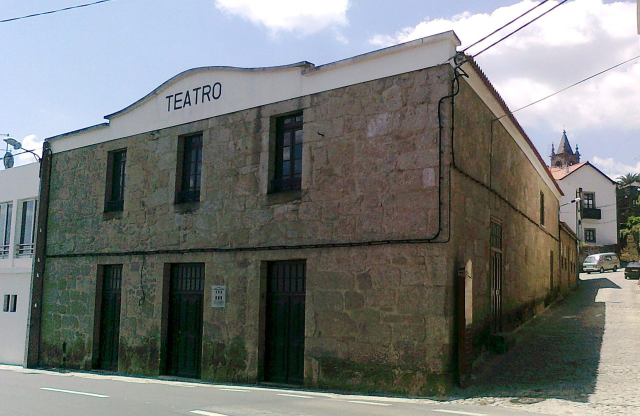
#> input picture src/caminhos/alpedrinha-teatro.jpg, 1280 x 832 px (shown at 1/2 size)
$ python trace.py
#> lines starting #> are read from the running program, lines starting #| are printed output that depends on the picture; after the words box and inside, x2 and y2 are one past the last pixel; in counts of white or black regions, pixels touching at a corner belong together
import cv2, numpy as np
img=cv2.imread('../src/caminhos/alpedrinha-teatro.jpg'); h,w=img.shape[:2]
#> further down, img is the input picture: shape (832, 1280, 3); mean B, G, R 118.5, 120.8, 118
#> after `h, w = img.shape[:2]`: h = 832; w = 1280
# crop 4:3 around building
cw=int(h*4/3); x0=30; img=img[:,x0:x0+cw]; h,w=img.shape[:2]
#> after `cw = int(h * 4 / 3)`: cw = 1109
#> after `img = img[:, x0:x0 + cw]`:
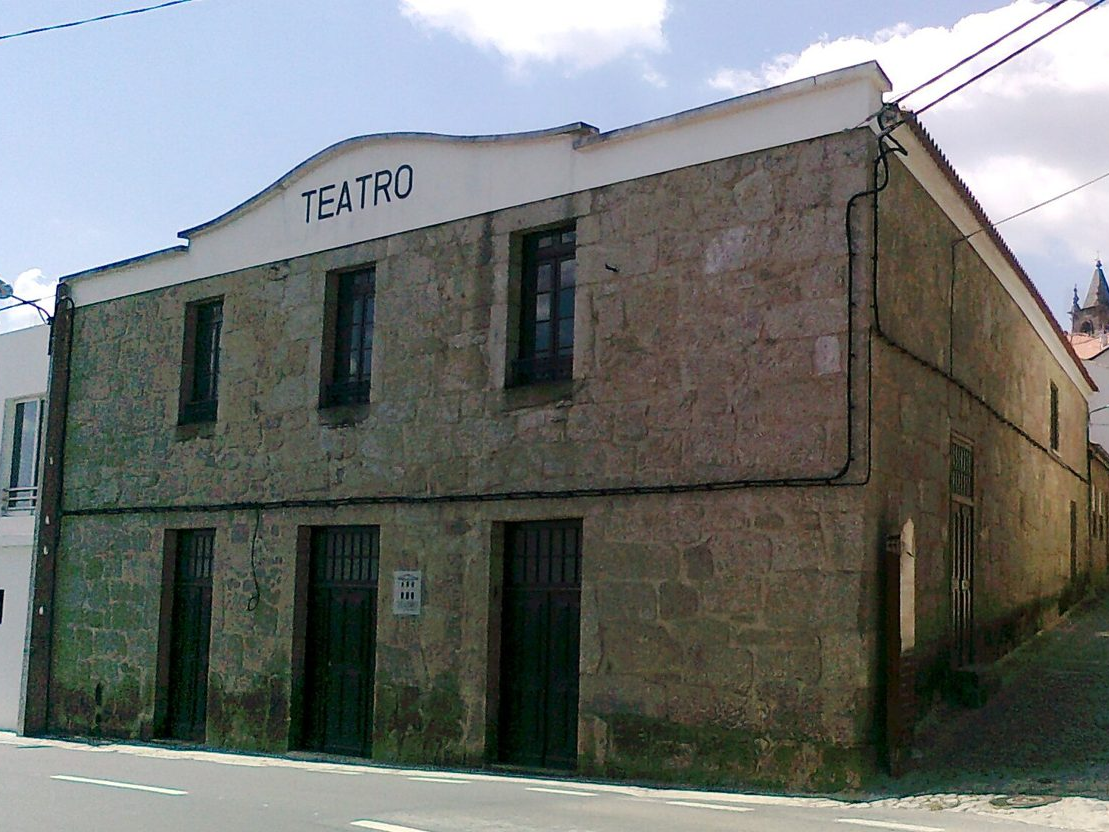
#> img: shape (832, 1109, 3); mean B, G, R 110.4, 113.1, 110
#> after `h, w = img.shape[:2]`: w = 1109
img=cv2.resize(img,(1600,1200),interpolation=cv2.INTER_CUBIC); H,W=img.shape[:2]; sx=W/w
#> after `H, W = img.shape[:2]`: H = 1200; W = 1600
#> after `sx = W / w`: sx = 1.44
poly=np.array([(0,0),(1280,0),(1280,372),(1232,342),(1175,322),(1150,330),(1137,300),(1130,262),(1122,300),(1108,326),(1098,345),(1070,300),(940,115),(920,62),(620,125),(520,135),(400,132),(330,148),(210,235),(95,280),(80,290),(0,325)],float)
poly[:,0]-=x0; poly=(poly*sx).astype(np.int32)
sky=np.zeros((H,W),np.uint8); cv2.fillPoly(sky,[poly],255)
#> after `cv2.fillPoly(sky, [poly], 255)`:
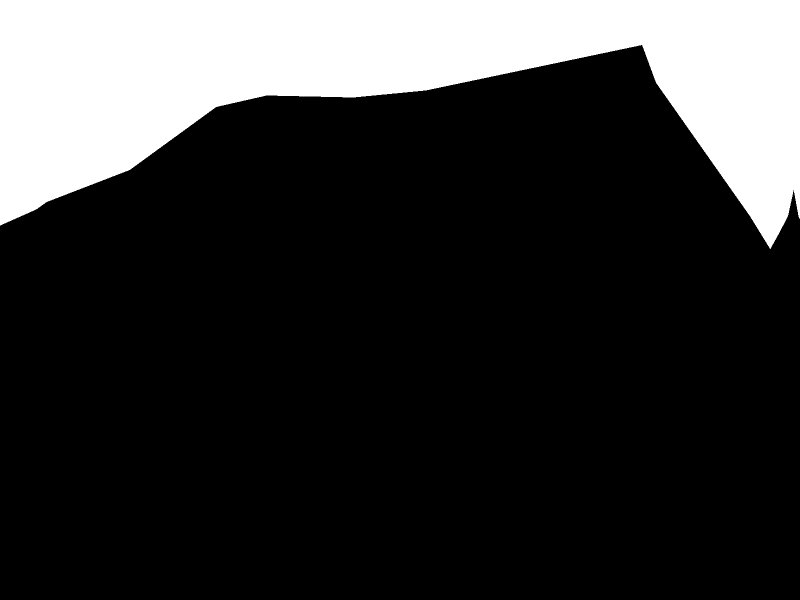
#> sky: shape (1200, 1600) (shown at 1/2 size); 20.6% white; 1 white region, box (x1, y1, x2, y2) and area: (0, 0, 1600, 498) 394596
sky=cv2.GaussianBlur(sky,(0,0),1.2)
g=cv2.cvtColor(img,cv2.COLOR_BGR2GRAY)
g=cv2.bilateralFilter(g,9,40,9); g=cv2.bilateralFilter(g,9,40,9)
g=cv2.GaussianBlur(g,(0,0),3.5)
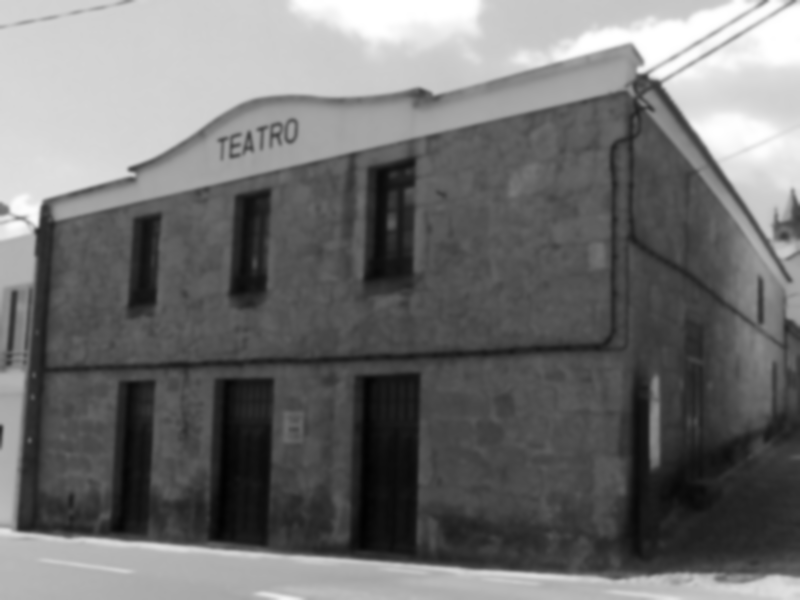
#> g: shape (1200, 1600) (shown at 1/2 size); min 2, max 255, mean 111.9
m=sky<128
lo,hi=np.percentile(g[m],[3,99]); g=np.clip((g.astype(float)-lo)/(hi-lo)*255,0,255).astype(np.uint8)
#> after `lo, hi = np.percentile(g[m], [3, 99])`: lo = 15; hi = 203
#> after `g = np.clip((g.astype(float) - lo) / (hi - lo) * 255, 0, 255).astype(n`:
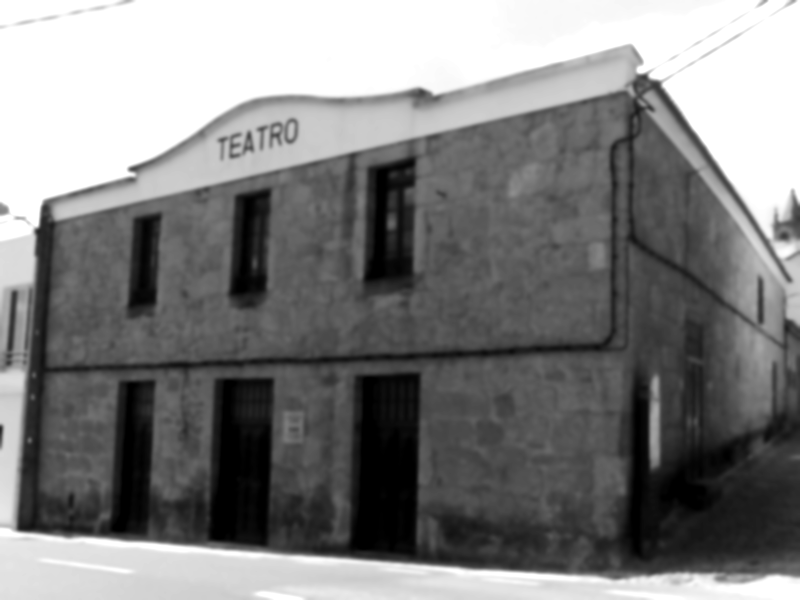
#> g: shape (1200, 1600) (shown at 1/2 size); min 0, max 255, mean 126.9
# duotone ramp
ramp=np.array([(0x14,0x16,0x14),(0x1D,0x21,0x1C),(0x2C,0x33,0x28),(0x42,0x50,0x38),(0x5E,0x77,0x4A),(0x8F,0xB5,0x73),(0xC9,0xDB,0xB8),(0xEC,0xEE,0xE6)],float)[:,::-1]
q=np.clip((g.astype(float)/255*len(ramp)).astype(int),0,len(ramp)-1)
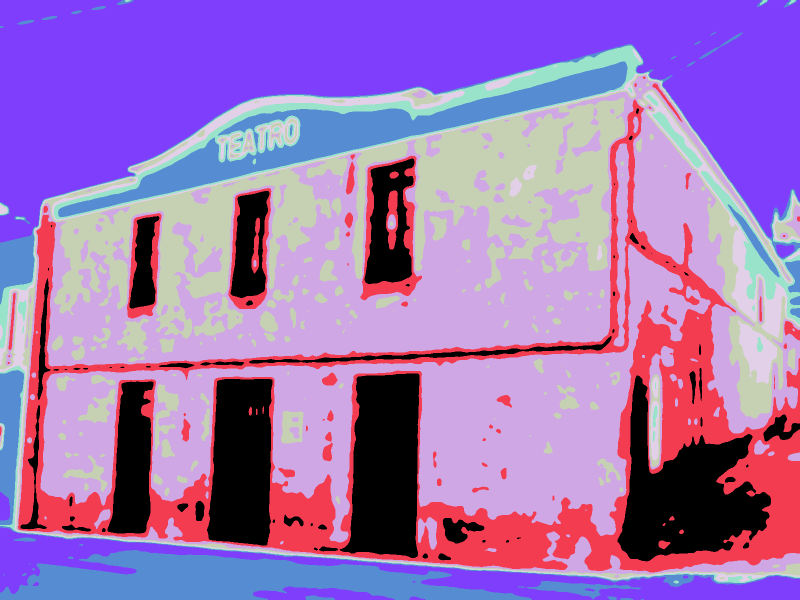
#> q: shape (1200, 1600) int64 (shown at 1/2 size); 8 distinct labels, from 0 to 7; one colour per label, 0 black
# bias darker
q=np.clip(((g.astype(float)/255)**1.0*len(ramp)).astype(int),0,len(ramp)-1)
out=ramp[q].astype(np.uint8)
# structural edges
e=cv2.Canny(cv2.GaussianBlur(cv2.cvtColor(img,cv2.COLOR_BGR2GRAY),(0,0),3.2),22,55)
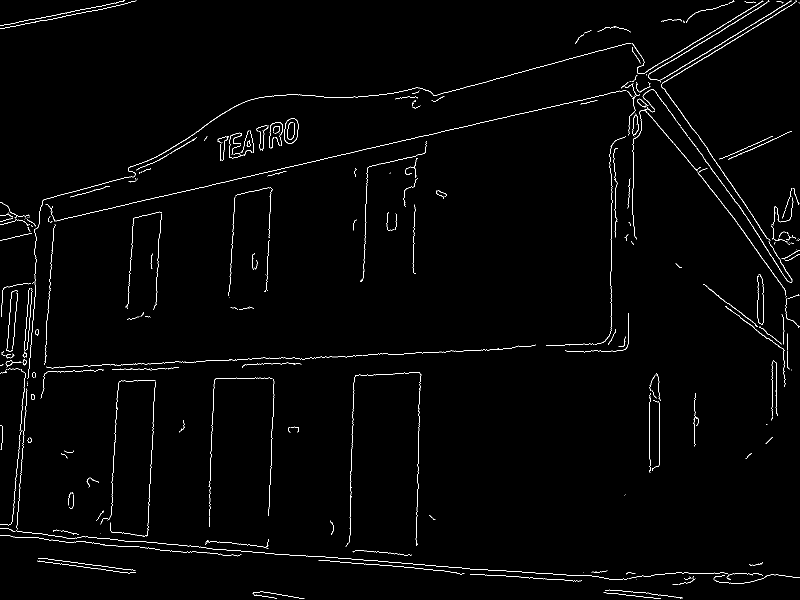
#> e: shape (1200, 1600) (shown at 1/2 size); 1.4% white in thin lines or dots
out[e>0]=(out[e>0]*0.2+np.array([0xC9,0xDB,0xB8])[::-1]*0.8).astype(np.uint8)
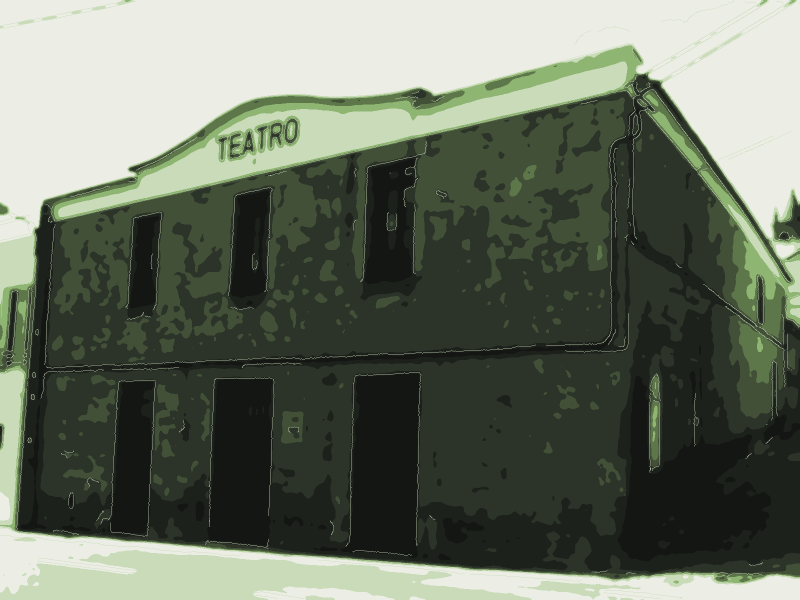
#> out: shape (1200, 1600, 3) (shown at 1/2 size); mean of channels 0, 1, 2 98.3, 112.8, 104.8; drawn as B, G, R
a=(255-sky)
rgba=np.dstack([out,a]); cv2.imwrite('base.png',rgba)
print(W,H)
#| 1600 1200

$ run again, with src/caminhos/alcongosta-antenas.jpg copied over src/caminhos/alpedrinha-teatro.jpg
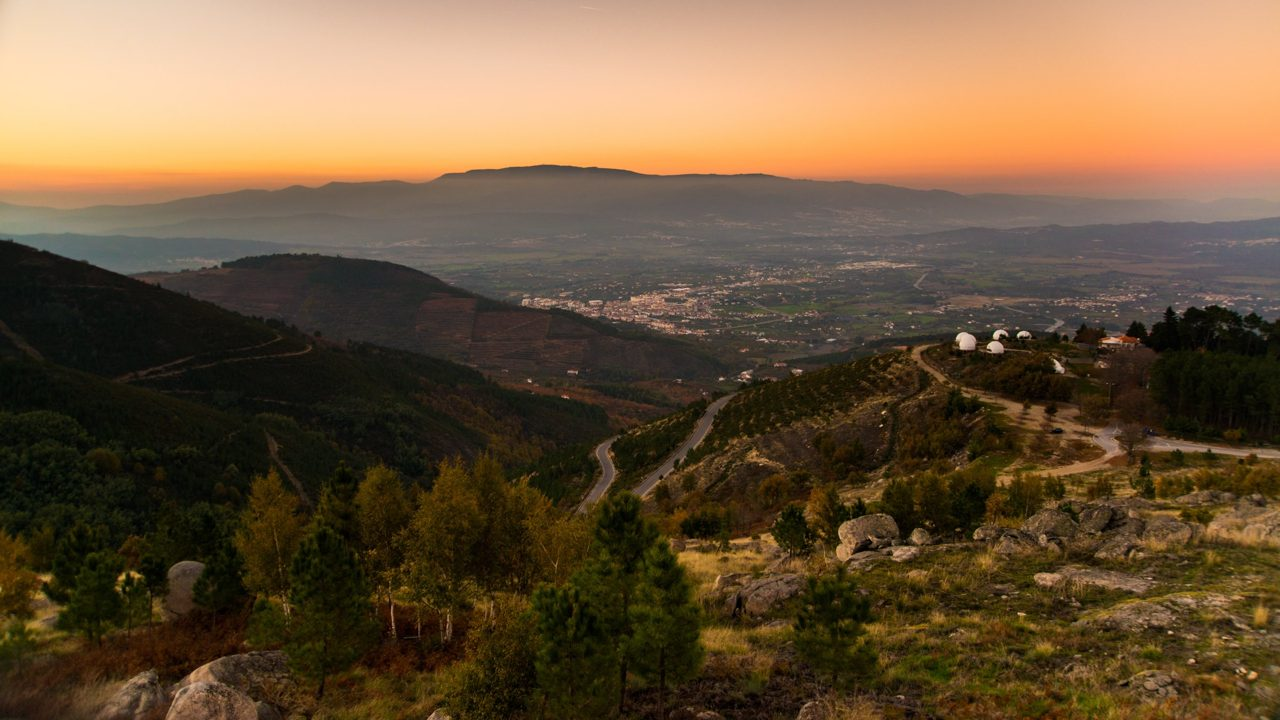
#> input picture src/caminhos/alcongosta-antenas.jpg, 1280 x 720 px
#> img is the input picture: shape (720, 1280, 3); mean B, G, R 60.2, 86.5, 108.8
#> `cv2.fillPoly(sky, [poly], 255)`:
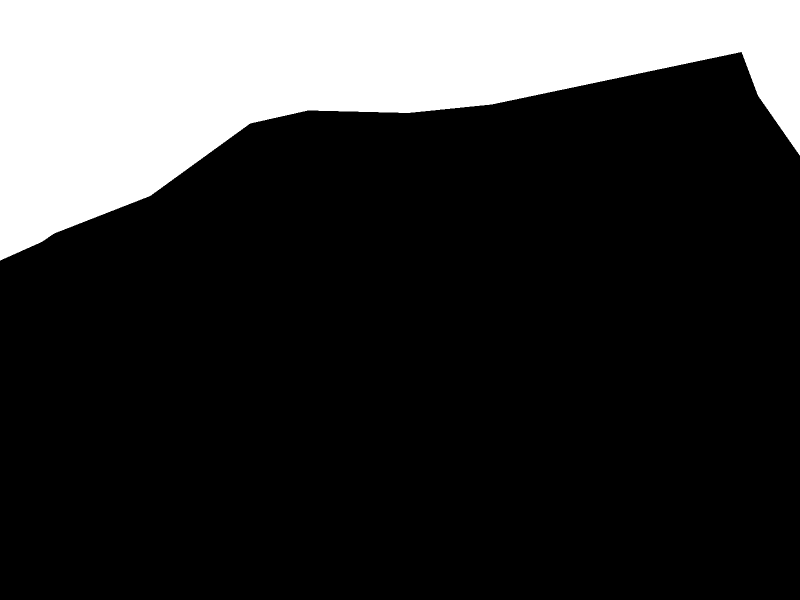
#> sky: shape (1200, 1600) (shown at 1/2 size); 21.5% white; 1 white region, box (x1, y1, x2, y2) and area: (0, 0, 1600, 521) 412606
#> lo = 14; hi = 208
#> q: shape (1200, 1600) int64; 8 distinct labels, from 0 to 7
#> e: shape (1200, 1600); 0.61% white in thin lines or dots, all inside (x1, y1, x2, y2) = (0, 273, 1600, 1200)
#> `out[e>0]=(out[e>0]*0.2+np.array([0xC9,0xDB,0xB8])[::-1]*0.8).astype(np..`:
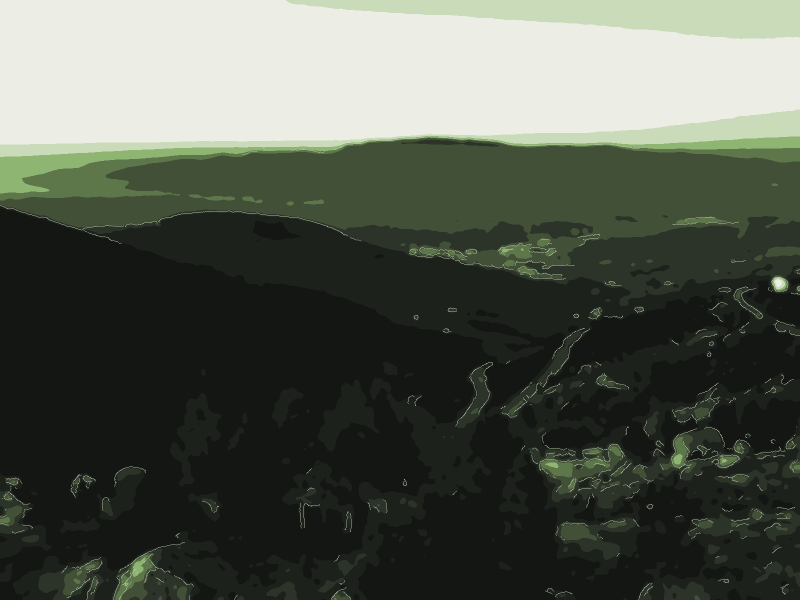
#> out: shape (1200, 1600, 3) (shown at 1/2 size); mean of channels 0, 1, 2 78.9, 89, 83.3; drawn as B, G, R
#| 1600 1200

$ run again, with src/caminhos/alcongosta-floresta.jpg copied over src/caminhos/alpedrinha-teatro.jpg
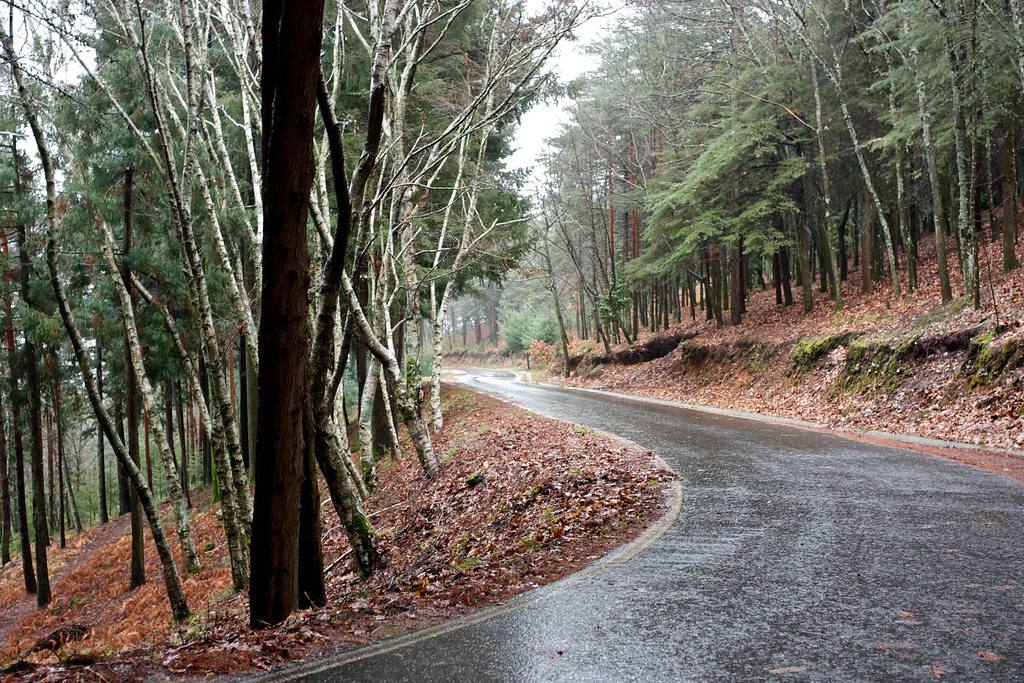
#> input picture src/caminhos/alcongosta-floresta.jpg, 1024 x 683 px
#> img is the input picture: shape (683, 1024, 3); mean B, G, R 93.3, 102.9, 108.2
#> `cv2.fillPoly(sky, [poly], 255)`:
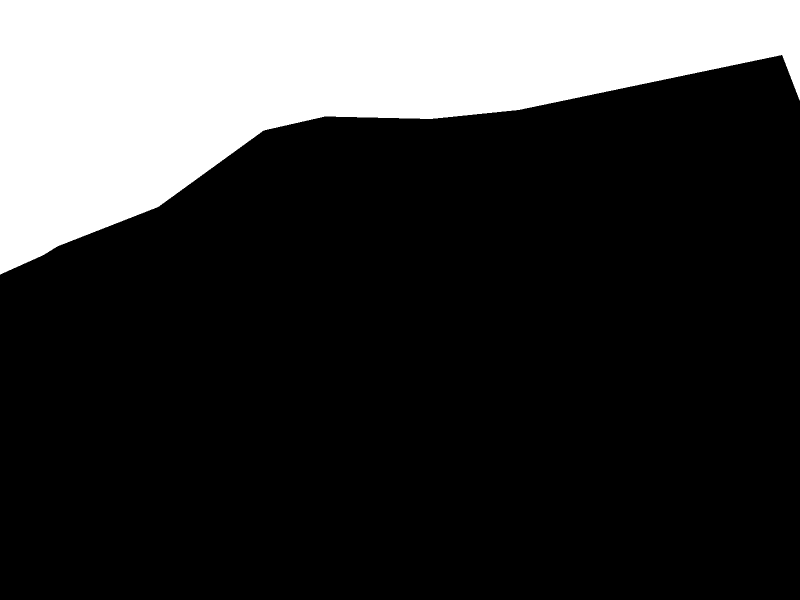
#> sky: shape (1200, 1600) (shown at 1/2 size); 22.7% white; 1 white region, box (x1, y1, x2, y2) and area: (0, 0, 1600, 549) 435604
#> lo = 12; hi = 203
#> q: shape (1200, 1600) int64; 8 distinct labels, from 0 to 7
#> e: shape (1200, 1600); 6% white in thin lines or dots
#> `out[e>0]=(out[e>0]*0.2+np.array([0xC9,0xDB,0xB8])[::-1]*0.8).astype(np..`:
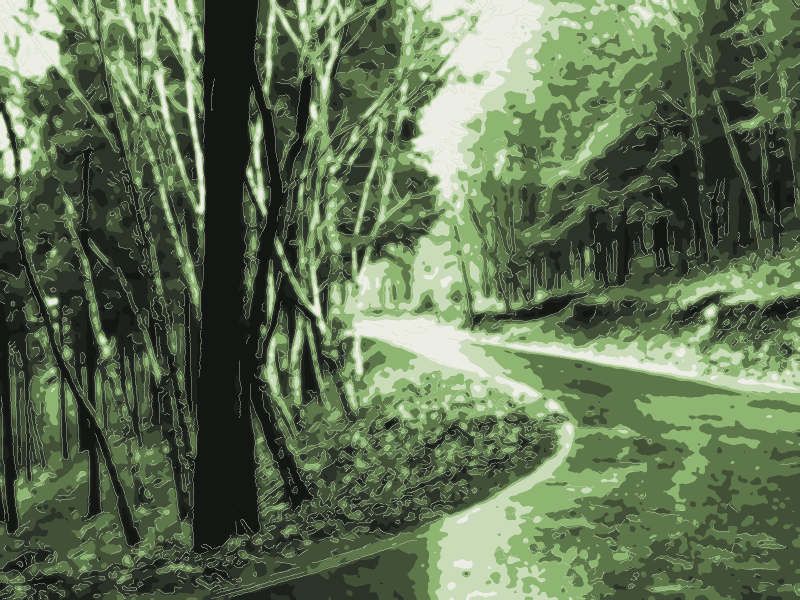
#> out: shape (1200, 1600, 3) (shown at 1/2 size); mean of channels 0, 1, 2 83.7, 113.2, 96.5; drawn as B, G, R
#| 1600 1200

$ run again, with src/caminhos/alpedrinha-calcada.jpg copied over src/caminhos/alpedrinha-teatro.jpg
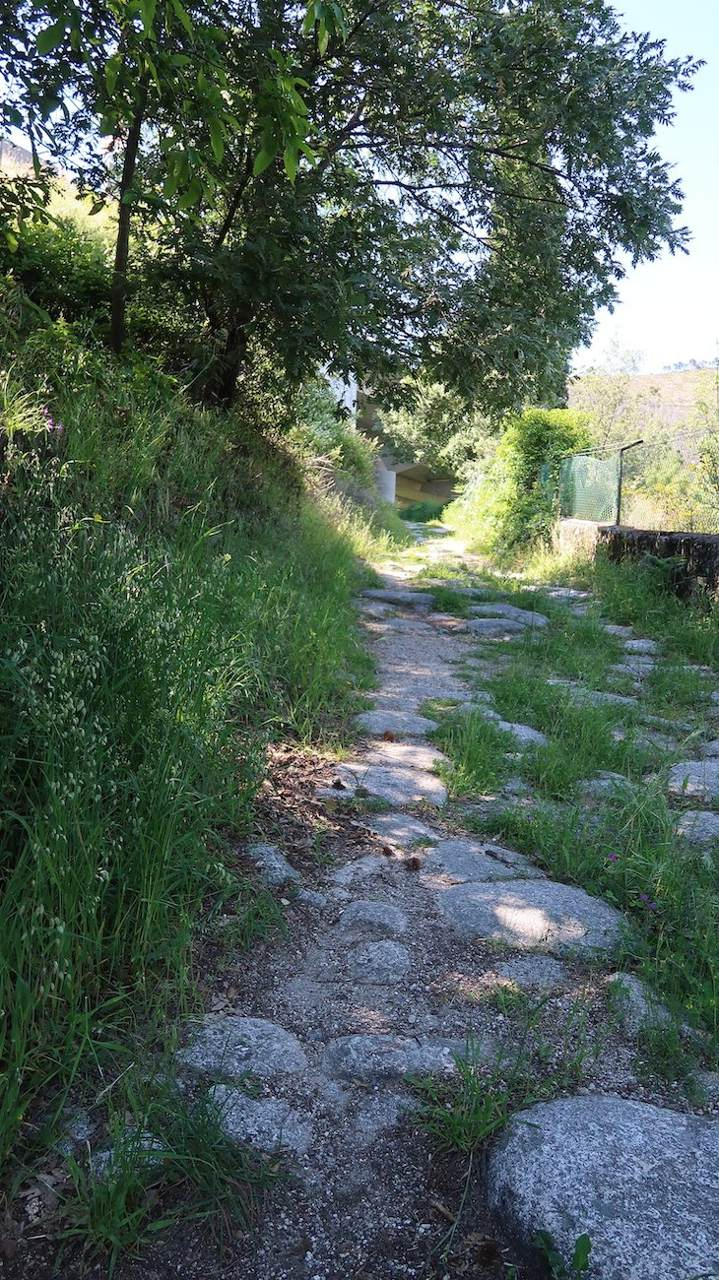
#> input picture src/caminhos/alpedrinha-calcada.jpg, 719 x 1280 px
#> img is the input picture: shape (1280, 719, 3); mean B, G, R 88.3, 97, 81.5
#> sky: shape (1200, 1600); 34.3% white; 1 white region, box (x1, y1, x2, y2) and area: (0, 0, 1600, 725) 658992
#> lo = 38; hi = 254
#> q: shape (1200, 1600) int64; 8 distinct labels, from 0 to 7
#> e: shape (1200, 1600); 3.9% white in thin lines or dots
#> `out[e>0]=(out[e>0]*0.2+np.array([0xC9,0xDB,0xB8])[::-1]*0.8).astype(np..`:
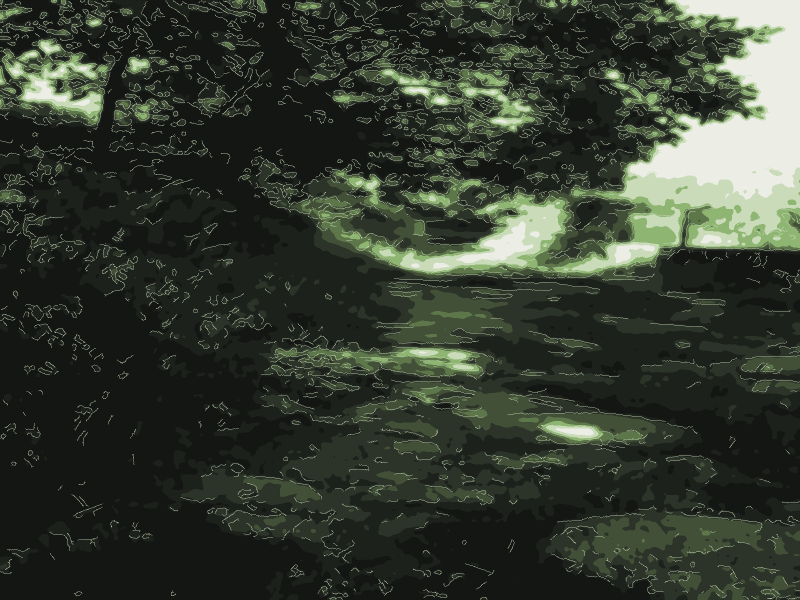
#> out: shape (1200, 1600, 3) (shown at 1/2 size); mean of channels 0, 1, 2 49.1, 59.8, 53.2; drawn as B, G, R
#| 1600 1200
